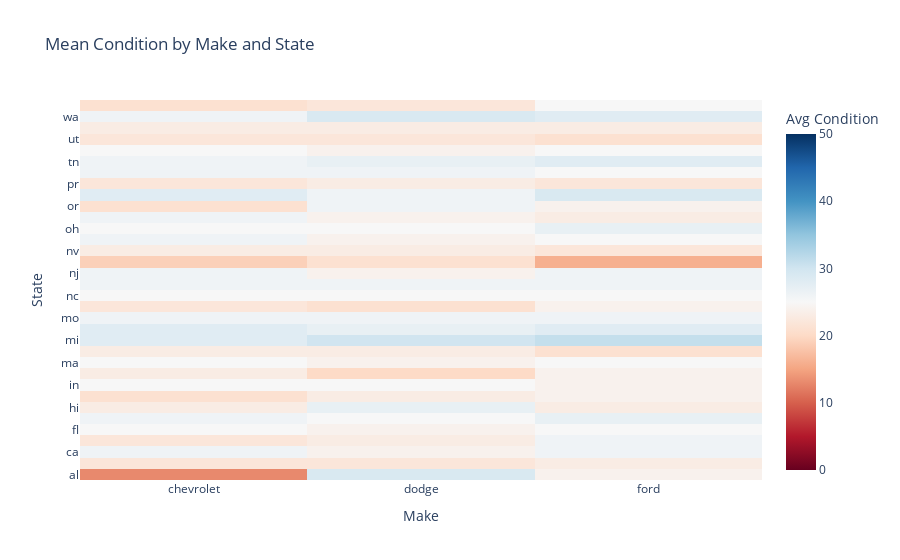

Notebook code for this chart:
### Code cell
import plotly.graph_objects as go

# Pivot the DataFrame to have 'state' as rows, 'make' as columns, and 'Avg Condition' as values
pivot_data = data3.pivot(index='state', columns='make', values='Avg Condition')

# Create a trace for the heatmap
trace = go.Heatmap(z=pivot_data.values,
                   x=pivot_data.columns,
                   y=pivot_data.index,
                   colorscale='RdBu',  # Choose a colorscale
                   colorbar=dict(title='Avg Condition'),
                   zmin=0, zmax=50,  # Set the color scale range
                   hoverongaps=False,
                   text=pivot_data.values,
                   hoverinfo='text')

# Create the layout
layout = go.Layout(title='Mean Condition by Make and State',
                   xaxis=dict(title='Make'),
                   yaxis=dict(title='State'))

# Create the figure and plot the heatmap
fig = go.Figure(data=[trace], layout=layout)
fig.show()

### Figure 1 — Plotly figure (JSON) as saved in the notebook; plotly's stock layout.template omitted (floating-point values rounded to 4 significant figures)
{"data": [{"colorbar": {"title": {"text": "Avg Condition"}}, "colorscale": [[0, "rgb(103,0,31)"], [0.1, "rgb(178,24,43)"], [0.2, "rgb(214,96,77)"], [0.3, "rgb(244,165,130)"], [0.4, "rgb(253,219,199)"], [0.5, "rgb(247,247,247)"], [0.6, "rgb(209,229,240)"], [0.7, "rgb(146,197,222)"], [0.8, "rgb(67,147,195)"], [0.9, "rgb(33,102,172)"], [1, "rgb(5,48,97)"]], "hoverinfo": "text", "hoverongaps": false, "text": [[13, 29, 24], [22, 22, 23], [26, 24, 26], [22, 23, 26], [25, 24, 25], [26, 25, 27], [23, 27, 23], [21, 23, 24], [25, 25, 24], [23, 20, 24], [25, 24, 25], [23, 23, 21], [28, 30, 31], [28, 27, 28], [26, 26, 26], [22, 21, 24], [25, 25, 25], [26, 26, 26], [26, 24, 26], [19, 21, 16], [23, 23, 22], [26, 24, 25], [25, 25, 27], [26, 24, 23], [21, 26, 24], [28, 26, 29], [22, 23, 22], [26, 26, 25], [26, 27, 28], [25, 24, 25], [22, 22, 21], [23, 23, 23], [26, 29, 28], [21, 22, 25]], "type": "heatmap", "x": ["chevrolet", "dodge", "ford"], "y": ["al", "az", "ca", "co", "fl", "ga", "hi", "il", "in", "la", "ma", "md", "mi", "mn", "mo", "ms", "nc", "ne", "nj", "nm", "nv", "ny", "oh", "ok", "or", "pa", "pr", "sc", "tn", "tx", "ut", "va", "wa", "wi"], "z": [[13, 29, 24], [22, 22, 23], [26, 24, 26], [22, 23, 26], [25, 24, 25], [26, 25, 27], [23, 27, 23], [21, 23, 24], [25, 25, 24], [23, 20, 24], [25, 24, 25], [23, 23, 21], [28, 30, 31], [28, 27, 28], [26, 26, 26], [22, 21, 24], [25, 25, 25], [26, 26, 26], [26, 24, 26], [19, 21, 16], [23, 23, 22], [26, 24, 25], [25, 25, 27], [26, 24, 23], [21, 26, 24], [28, 26, 29], [22, 23, 22], [26, 26, 25], [26, 27, 28], [25, 24, 25], [22, 22, 21], [23, 23, 23], [26, 29, 28], [21, 22, 25]], "zmax": 50, "zmin": 0}], "layout": {"title": {"text": "Mean Condition by Make and State"}, "xaxis": {"title": {"text": "Make"}}, "yaxis": {"title": {"text": "State"}}}}
